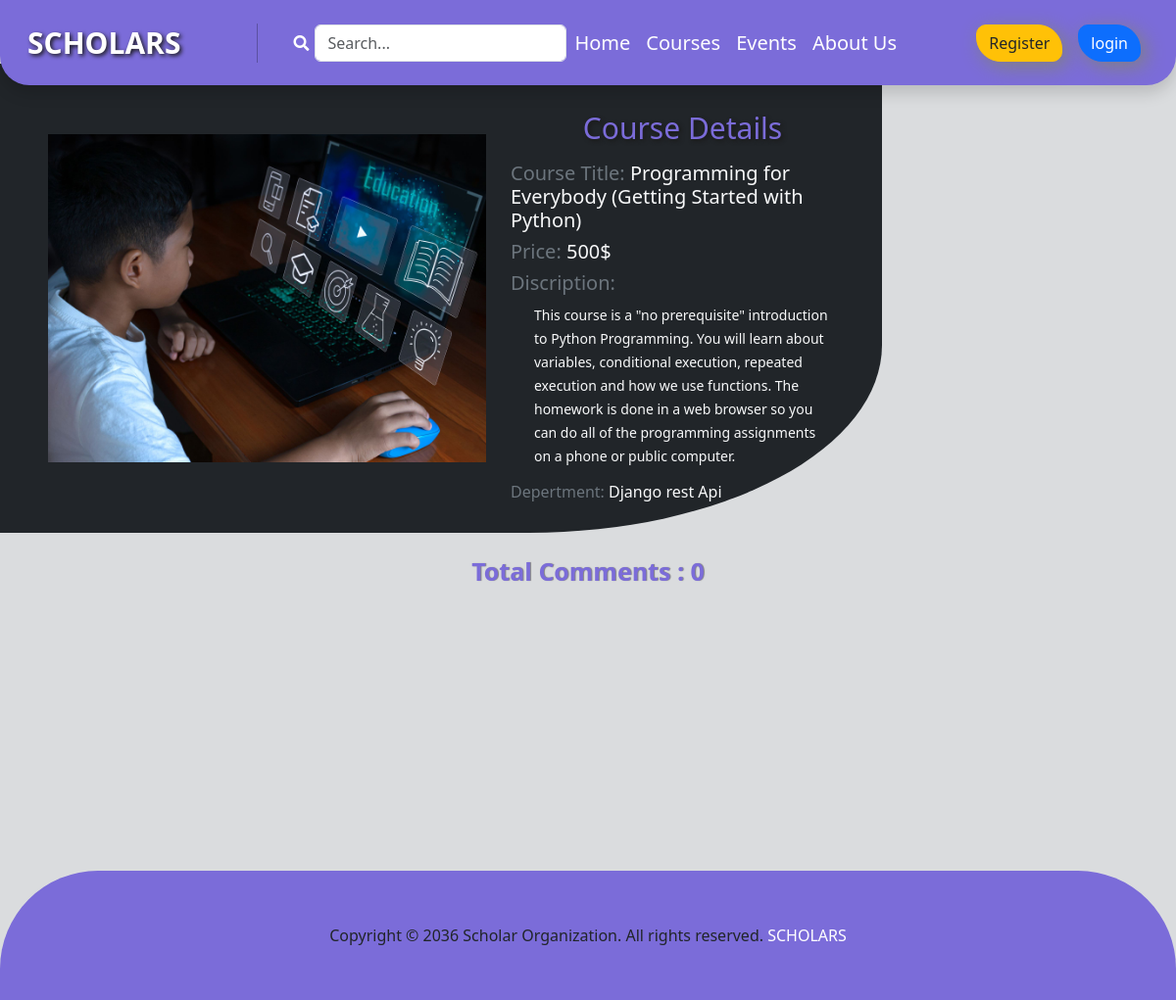
/course/details/13/, run on the app's committed database.
### Course/models.py (models this page shows, shortened)
class AddCourse(models.Model):
    teacher = models.ForeignKey(User, on_delete=models.CASCADE,related_name='teacher' )
    Course_Title  = models.CharField(max_length=100)
    price = models.DecimalField(max_digits=10, decimal_places=0 , null=True)
    Content = models.TextField()
    Type = models.ForeignKey(Type,on_delete=models.CASCADE)
    image = models.ImageField(upload_to='Course/media/uploads/', blank = True, null = True)

class Type(models.Model):
    Name = models.CharField(max_length=100)
    slug = models.SlugField(max_length=100,unique=True, null=True, blank=True)

### Course/views.py (the view, shortened to what this page needs)
# urls.py: path('details/<int:id>/',views.DetailsPost.as_view(),name="details_view"),
class DetailsPost(DetailView):
    model = models.AddCourse
    pk_url_kwarg = 'id'
    template_name = 'CourseDetails.html'
    def get_context_data(self, **kwargs):
        context = super().get_context_data(**kwargs)
        post = self.object
        comments = post.comments.all()
        comment_form = forms.CommentForm()
        context['comments'] = comments
        context['comment_form'] = comment_form
        return context

### Course/forms.py
class CommentForm(forms.ModelForm):
    class Meta:
        model = models.Comment
        fields = ['name', 'email', 'body']

### Course/templates/CourseDetails.html (shortened to what this page needs)
{% extends "base.html" %}
{% load static %}
{% load crispy_forms_tags %}
{% block content %}
<section style='min-height: 100vh;'>
    <div class='d-md-flex  justify-content-center align-items-center banner_container w-75 bg-dark p-4'>
        <div class='col-md-7 d-md-flex  justify-content-center '>
            <img src="{{object.image.url}}" class="card-img-top" style='width: 90%;' alt="...">
        </div>
         <div class="col-md-5 text-light pe-1">
                 <h2 class = "colorX text-center mb-3 my-4 navTitle">Course  Details</h2>
                 <h5 class=""><span class="text-secondary">Course Title:</span>  {{object.Course_Title}}</h5>
                 <h5 class=""><span class="text-secondary">Price: </span>{{object.price}}$</h5>
                 <h5 class='text-secondary'>Discription:</h5>
                 <p class='mx-4'><small>{{object.Content}}</small></p>
                 <h6 class="pe-5"><span class="text-secondary">Depertment: </span>{{object.Type.Name}}</h6>
         </div>
     </div>
     <div class=" m-2">
         <h5 class="p-3 comment-count text-center  " style='text-shadow: 1px 0px 1px gray;'>Total Comments : {{comments | length}}</h5>
     </div>
{% endblock content %}

### Core/static/css/style.css (style rules this page uses)
body { margin: 0; padding: 0; }
.navTitle { text-shadow: 2px 2px 4px #1a1919; font-size: 30px; }
.banner_container { background:#7B6CD9; margin-top: -22px; border-radius: 0px 0px 40% 0px; padding: 10px; }
.comment-count { color: #7B6CD9; font-weight: bold; font-size: 25px; }
.colorX { color:#7B6CD9; }

### data on the page
AddCourse: image (picture), Course_Title "Programming for Everybody (Getting Started with Python)", price "500", Content "This course is a \"no prerequisite\" introduction to Python Programming. You will learn about variables, conditional execution, repeated execution and how we use functions. The homework is done in a web browser so you can do all of the programming assignments on a phone or public computer.", Type.Name "Django rest Api"

### other printed values
{{ comments | length }} "0"
